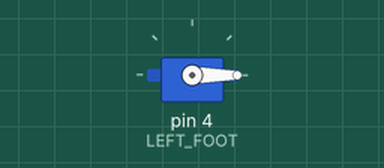
This sketch was run on a simulated Arduino Uno, built with avr-gcc and run on an emulated ATmega328P. Shown: servo.

Above: at 0.05 s.
At 1.05 s:
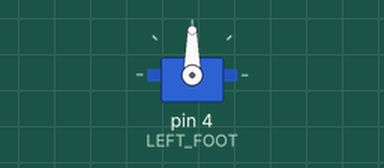
At 2.0 s:
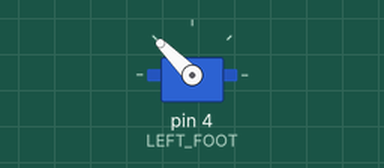
At 4.0 s:
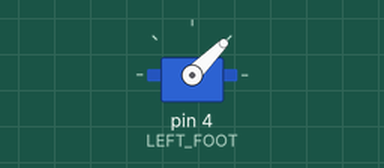
Timing chart, 0 to 5.2 s (numbered marks = the images above):
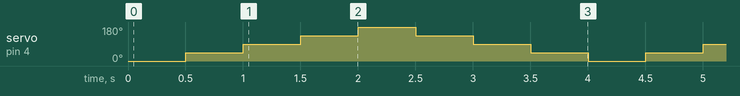

The sketch:

OTTO_1_servo_test.ino
```cpp
#define LEFT_FOOT 4

#include <Servo.h>

Servo LeftLeg;

void setup() {
  LeftLeg.attach(LEFT_FOOT);
}

void loop() {
  LeftLeg.write(0);   delay(500);
  LeftLeg.write(45);  delay(500);
  LeftLeg.write(90);  delay(500);
  LeftLeg.write(135); delay(500);
  LeftLeg.write(180); delay(500);
  LeftLeg.write(135); delay(500);
  LeftLeg.write(90);  delay(500);
  LeftLeg.write(45);  delay(500);
}
```

Measured:
- by itself, servo on pin 4 (LEFT_FOOT): repeats every 4.0 s: 90° 0.50 s, 135° 0.50 s, 180° 0.50 s, 135° 0.50 s, 90° 0.50 s, 45° 0.50 s, 0° 0.50 s, 45° 0.50 s
